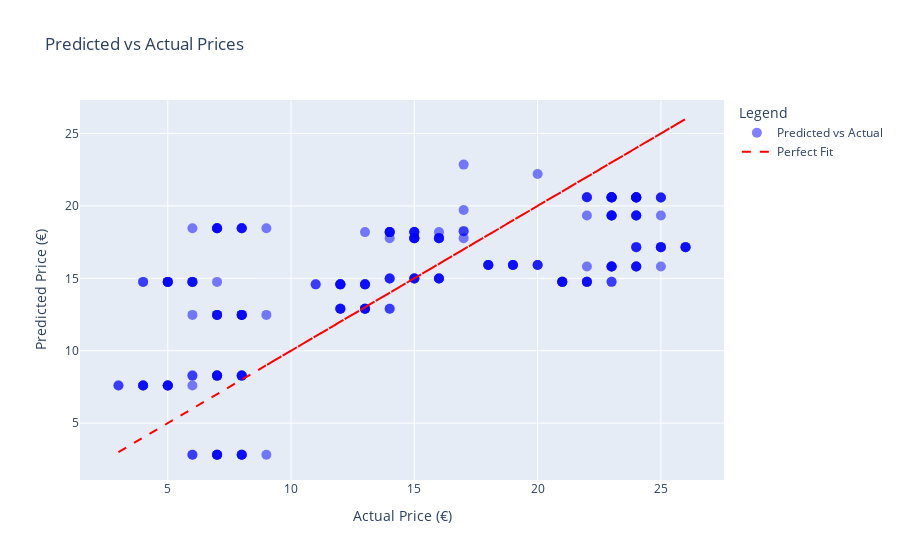

Source (notebook cell):
### Markdown cell above
### Interpretation

- **R-squared**: 0.4
    - This indicates that approximately 43.5% of the variance in online duration is explained by the model's predictors.

- **Size**: 
    - Coefficient: -0.03
    - P-value: 0.3
    - Interpretation: Despite the negative coefficient, this suggests a decrease in rental price with increased size, although it is not statistically significant.

- **WG Type**: 
    - Coefficient: -0.8
    - P-value: 0.000
    - Interpretation: Each additional room tends to decrease the online duration.

- **Price**:
    - Coefficient: 0.01
    - P-value: 0.000
    - Interpretation: A higher price is significantly associated with longer online durations.

- **Health Centers Proximity**: 
    - Coefficient: 5.6
    - P-value: 0.00
    - Interpretation: Closer proximity to health centers significantly increases the online duration, indicating that listings near health facilities might stay online longer.

- **Low-crime Areas Proximity**: 
    - Coefficient: 2.04
    - P-value: 0.07
    - Interpretation: Being close to low-crime areas slightly increases online duration, potentially indicating a preference for safer areas, which might affect availability and pricing.

- **Berlin Hauptbahnhof Proximity**: 
    - Coefficient: -2.6
    - P-value: 0.07
    - Interpretation: Closer proximity to Berlin Hauptbahnhof slightly decreases the online duration, though this effect is not statistically significant.

- **Berlin Brandenburg Airport Proximity**: 
    - Coefficient: -6.3148
    - P-value: 0.001
    - Interpretation: Proximity to Berlin Brandenburg Airport significantly reduces online duration, implying that listings near the airport are more desirable and close faster.

- **Cinemas Proximity**: 
    - Coefficient: 5.6
    - P-value: 0.000
    - Interpretation: Proximity to cinemas significantly increases online duration, suggesting that such amenities, while attractive, do not necessarily lead to faster sales or rentals.

### Code cell
import pandas as pd
import statsmodels.api as sm
import plotly.graph_objects as go

# Load the data from the Excel file
df = pd.read_excel('in_depth_analysis.xlsx')

# Select the dependent variable (Price) and independent variables
X = df[['Size', 'WG Type', 'Price', 'Health Centers Proximity', 'Low-crime Areas Proximity',
        'Berlin Hauptbahnhof Proximity', 'Berlin Brandenburg Airport Proximity', 'Cinemas Proximity']]
y = df['Online Duration']

# Adding a constant to the model (intercept)
X = sm.add_constant(X)

# Fit an OLS regression model
model = sm.OLS(y, X).fit()

# Predict the prices using the fitted model
predictions = model.predict(X)

# Create a scatter plot using Plotly
fig = go.Figure()

# Add actual prices scatter plot
fig.add_trace(go.Scatter(x=y, y=predictions, mode='markers', name='Predicted vs Actual',
                         marker=dict(color='blue', size=10, opacity=0.5),
                         hoverinfo='text',
                         hovertext=[f'Actual: {a}, Predicted: {p:.2f}' for a, p in zip(y, predictions)]))

# Add line for perfect fit
fig.add_trace(go.Scatter(x=y, y=y, mode='lines', name='Perfect Fit',
                         line=dict(color='red', width=2, dash='dash')))

# Set plot layout
fig.update_layout(title='Predicted vs Actual Prices',
                  xaxis_title='Actual Price (€)',
                  yaxis_title='Predicted Price (€)',
                  legend_title='Legend')

# Show the figure
fig.show()

### Figure 1 — Plotly figure (JSON) as saved in the notebook; plotly's stock layout.template omitted (floating-point values rounded to 4 significant figures; data arrays with more than 128 entries replaced by an {"elided": "..."} marker saying what was removed)
{"data": [{"hoverinfo": "text", "hovertext": {"elided": "206 str values"}, "marker": {"color": "blue", "opacity": 0.5, "size": 10}, "mode": "markers", "name": "Predicted vs Actual", "type": "scatter", "x": {"elided": "206 int values"}, "y": {"elided": "206 float values"}}, {"line": {"color": "red", "dash": "dash", "width": 2}, "mode": "lines", "name": "Perfect Fit", "type": "scatter", "x": {"elided": "206 int values"}, "y": {"elided": "206 int values"}}], "layout": {"autosize": true, "legend": {"title": {"text": "Legend"}}, "title": {"text": "Predicted vs Actual Prices"}, "xaxis": {"autorange": true, "range": [1.505, 27.49], "title": {"text": "Actual Price (€)"}, "type": "linear"}, "yaxis": {"autorange": true, "range": [0.5463, 27.34], "title": {"text": "Predicted Price (€)"}, "type": "linear"}}}
